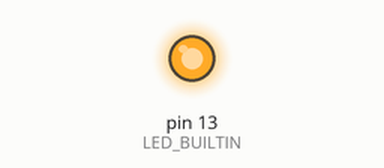
The sketch below on a simulated Arduino Uno, built with avr-gcc and run on an emulated ATmega328P. Shown: output pins drawn as LEDs (lit = HIGH).

Above: at 0.2 s.
At 14.5 s:
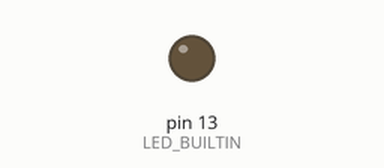
Timing chart, 0 to 15.6 s (numbered marks = the images above):
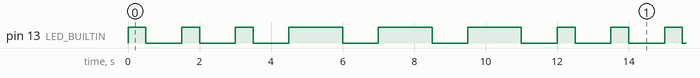

The sketch:

SOS.ino
```cpp
void setup() {
  // put your setup code here, to run once:
  pinMode(LED_BUILTIN, OUTPUT);

}

void loop() {
  // put your main code here, to run repeatedly:
  //3 short blinks for S
  digitalWrite(LED_BUILTIN, HIGH);
  delay(500);//LED on for 500ms
  digitalWrite(LED_BUILTIN, LOW);
  delay(1000);//LED off for 1000ms
  digitalWrite(LED_BUILTIN, HIGH);
  delay(500);//LED on for 500ms
  digitalWrite(LED_BUILTIN, LOW);
  delay(1000);//LED off for 1000ms
  digitalWrite(LED_BUILTIN, HIGH);
  delay(500);//LED on for 500ms
  digitalWrite(LED_BUILTIN, LOW);
  delay(1000);//LED off for 1000ms
  //3 long blinks for O
  digitalWrite(LED_BUILTIN, HIGH);
  delay(1500);//LED on for 1500ms
  digitalWrite(LED_BUILTIN, LOW);
  delay(1000);//LED off for 1000ms
  digitalWrite(LED_BUILTIN, HIGH);
  delay(1500);//LED on for 1500ms
  digitalWrite(LED_BUILTIN, LOW);
  delay(1000);//LED off for 1000ms
  digitalWrite(LED_BUILTIN, HIGH);
  delay(1500);//LED on for 1500ms
  digitalWrite(LED_BUILTIN, LOW);
  delay(1000);//LED off for 1000ms

}
```

Measured:
- by itself, pin 13 (LED_BUILTIN): repeats every 12.0 s: 2 × (LOW 1.0 s, HIGH 0.50 s), 3 × (LOW 1.0 s, HIGH 1.5 s), LOW 1.0 s, HIGH 0.50 s
- by itself, everything shown: repeats every 12.0 s, in 12 steps
